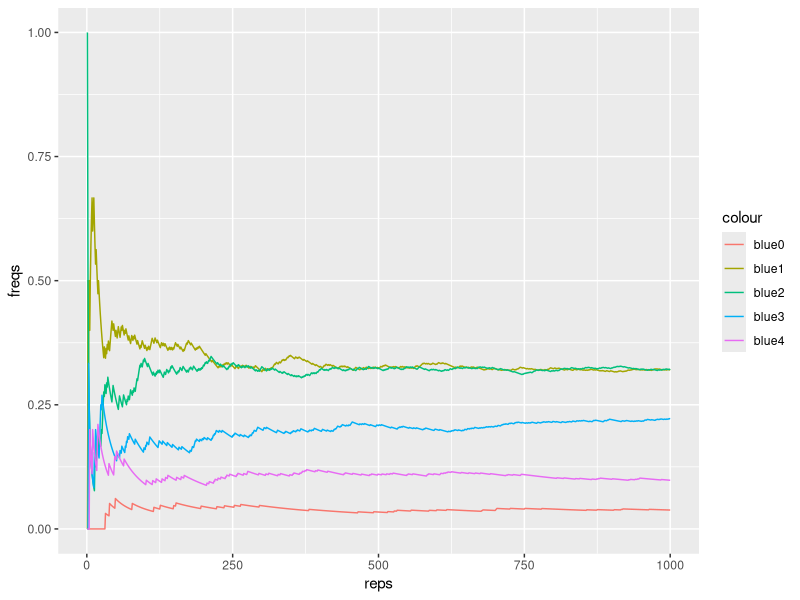

Reproduce this figure in R.
## ---- chunk 1
# bags
bag1 <- c('white', 'white', 'red')
bag2 <- c(rep('white', 3), 'red')
## ---- chunk 2
bags <- c('bag1', 'bag2')
repetitions <- 1000
drawn_balls <- character(repetitions)

set.seed(345)
for (i in 1:repetitions) {
  # select one bag
  chosen_bag <- sample(bags, 1)
  
  # draw a ball from chosen bag
  if (chosen_bag == 'bag1') {
    drawn_balls[i] <- sample(bag1, 1)
  } else {
    drawn_balls[i] <- sample(bag2, 1)
  }
}

table(drawn_balls) / repetitions
## ---- chunk 3
# your vectors box1 and box2
box1 <- c('blue', 'blue', 'red')
box2 <- c(rep('blue', 2), rep('red', 3), 'white')

## ---- chunk 4
# your code to simulate one random experiment
r <- runif(1)
if (r > 0.5) {
  sample(box1, size = 4, replace = TRUE)
} else {
  sample(box2, size = 4, replace = FALSE)
}
## ---- chunk 5
# your code to draw the balls according to the random experiment
# (repeated 1000 times)
drawn_balls <- matrix(nrow = 1000, ncol = 4)
for (i in 1:1000) {
  r <- runif(1)
  if (r > 0.5) {
    samp <- sample(box1, size = 4, replace = TRUE)
  } else {
    samp <- sample(box2, size = 4, replace = FALSE)
  }
  drawn_balls[i, 1:4] = samp
}
drawn_balls
## ---- chunk 6
blue0 = 0
blue1 = 0
blue2 = 0
blue3 = 0
blue4 = 0
for (i in 1:1000) {
  if(sum(drawn_balls[i, ]=='blue') == 0) {
    blue0 = blue0 + 1
    blue0_prop = blue0/1000
  } else if(sum(drawn_balls[i, ]=='blue') == 1) {
    blue1 = blue1 + 1
    blue1_prop = blue1/1000
  } else if(sum(drawn_balls[i, ]=='blue') == 2) {
    blue2 = blue2 + 1
    blue2_prop = blue2/1000
  } else if(sum(drawn_balls[i, ]=='blue') == 3) {
    blue3 = blue3 + 1
    blue3_prop = blue3/1000
  } else if(sum(drawn_balls[i, ]=='blue') == 4) {
    blue4 = blue4 + 1
    blue4_prop = blue4/1000
  }
}
blue0_prop
blue1_prop
blue2_prop
blue3_prop
blue4_prop
## ---- chunk 7
#knitr::include_graphics('freqs-plot.png')
## ---- chunk 8
library(ggplot2)
library(dplyr)
rf <- data.frame(
  reps = 1:1000,
  blue0 = numeric(1000),
  blue1 = numeric(1000),
  blue2 = numeric(1000),
  blue3 = numeric(1000),
  blue4 = numeric(1000)
)
zero = 0
one = 0
two = 0
three = 0
four = 0
for (i in 1:1000) {
  if(sum(drawn_balls[i, ]=='blue') == 0) {
    zero = zero + 1
  } else if(sum(drawn_balls[i, ]=='blue') == 1) {
    one = one + 1
  } else if(sum(drawn_balls[i, ]=='blue') == 2) {
    two = two + 1
  } else if(sum(drawn_balls[i, ]=='blue') == 3) {
    three = three + 1
  } else if(sum(drawn_balls[i, ]=='blue') == 4) {
    four = four + 1
  }
  rf[[2]][i] = zero/(zero+one+two+three+four)
  rf[[3]][i] = one/(zero+one+two+three+four)
  rf[[4]][i] = two/(zero+one+two+three+four)
  rf[[5]][i] = three/(zero+one+two+three+four)
  rf[[6]][i] = four/(zero+one+two+three+four)
}
ggplot(rf, aes(reps)) + geom_line(aes(y=blue0, color="blue0")) + geom_line(aes(y=blue1, color="blue1")) + geom_line(aes(y=blue2, color="blue2")) + geom_line(aes(y=blue3, color="blue3")) + geom_line(aes(y=blue4, color="blue4")) + labs(y = "freqs")
## ---- chunk 9
#knitr::include_graphics('app1.png')
## ---- chunk 10
#knitr::include_graphics('app2.png')
## ---- chunk 11
#knitr::include_graphics('app3.png')
